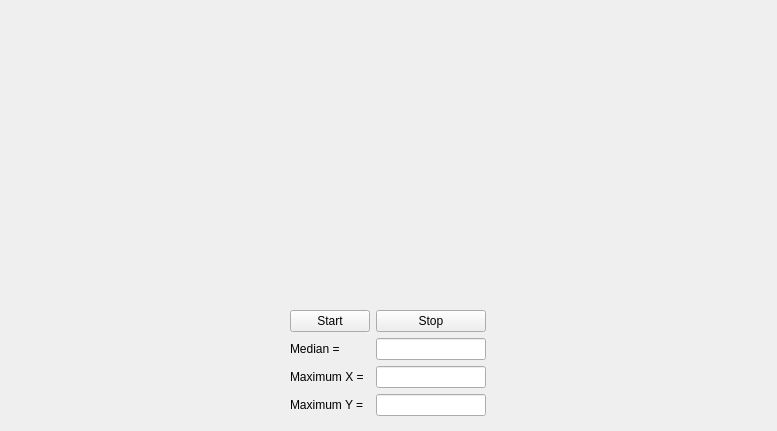
<?xml version="1.0" encoding="UTF-8"?>
<ui version="4.0">
 <class>WaveViever</class>
 <widget class="QWidget" name="WaveViever">
  <property name="geometry">
   <rect>
    <x>0</x>
    <y>0</y>
    <width>777</width>
    <height>431</height>
   </rect>
  </property>
  <property name="windowTitle">
   <string>Form</string>
  </property>
  <widget class="QCustomPlot" name="widget" native="true">
   <property name="geometry">
    <rect>
     <x>9</x>
     <y>9</y>
     <width>761</width>
     <height>288</height>
    </rect>
   </property>
  </widget>
  <widget class="QWidget" name="">
   <property name="geometry">
    <rect>
     <x>290</x>
     <y>310</y>
     <width>196</width>
     <height>116</height>
    </rect>
   </property>
   <layout class="QFormLayout" name="formLayout">
    <item row="0" column="0">
     <widget class="QPushButton" name="pushButton">
      <property name="text">
       <string>Start</string>
      </property>
     </widget>
    </item>
    <item row="0" column="1">
     <widget class="QPushButton" name="pushButton_2">
      <property name="text">
       <string>Stop</string>
      </property>
     </widget>
    </item>
    <item row="1" column="0">
     <widget class="QLabel" name="label_2">
      <property name="text">
       <string>Median =</string>
      </property>
     </widget>
    </item>
    <item row="1" column="1">
     <widget class="QLineEdit" name="lineEdit"/>
    </item>
    <item row="2" column="0">
     <widget class="QLabel" name="label">
      <property name="text">
       <string>Maximum X =</string>
      </property>
     </widget>
    </item>
    <item row="2" column="1">
     <widget class="QLineEdit" name="lineEdit_2"/>
    </item>
    <item row="3" column="0">
     <widget class="QLabel" name="label_3">
      <property name="text">
       <string>Maximum Y =</string>
      </property>
     </widget>
    </item>
    <item row="3" column="1">
     <widget class="QLineEdit" name="lineEdit_3"/>
    </item>
   </layout>
  </widget>
 </widget>
 <customwidgets>
  <customwidget>
   <class>QCustomPlot</class>
   <extends>QWidget</extends>
   <header>qcustomplot.h</header>
   <container>1</container>
  </customwidget>
 </customwidgets>
 <resources/>
 <connections/>
</ui>
